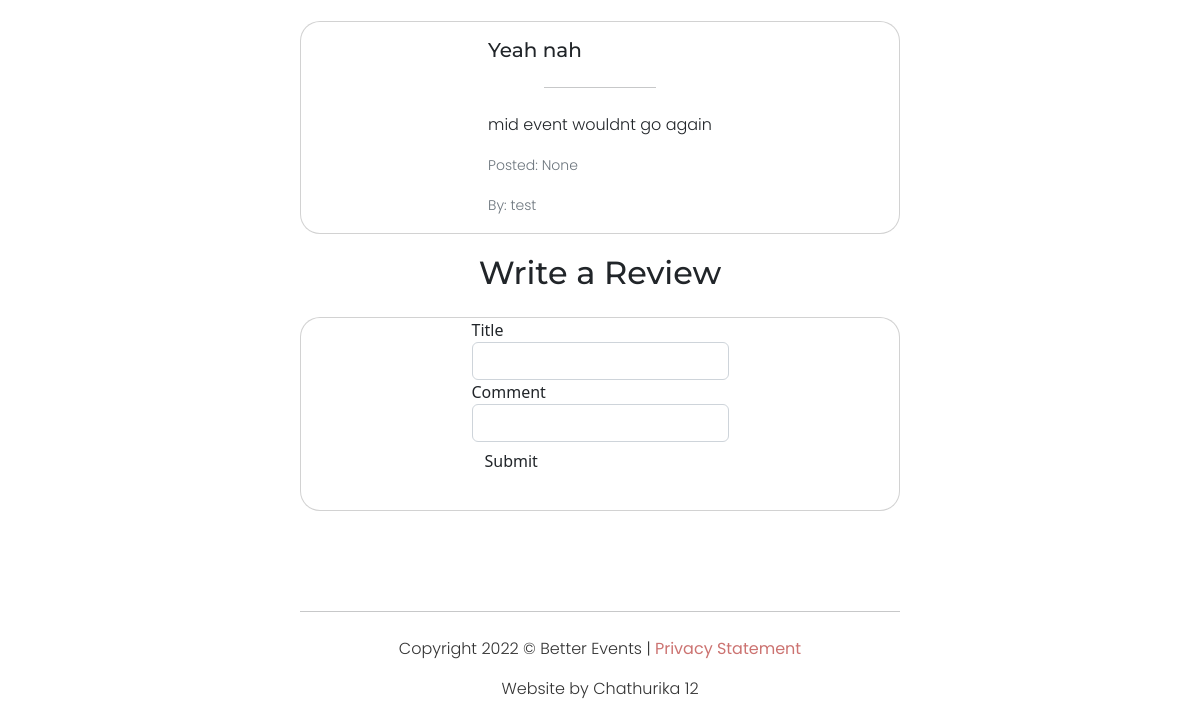
The page /events/3 (lower part) on the database as committed earlier.
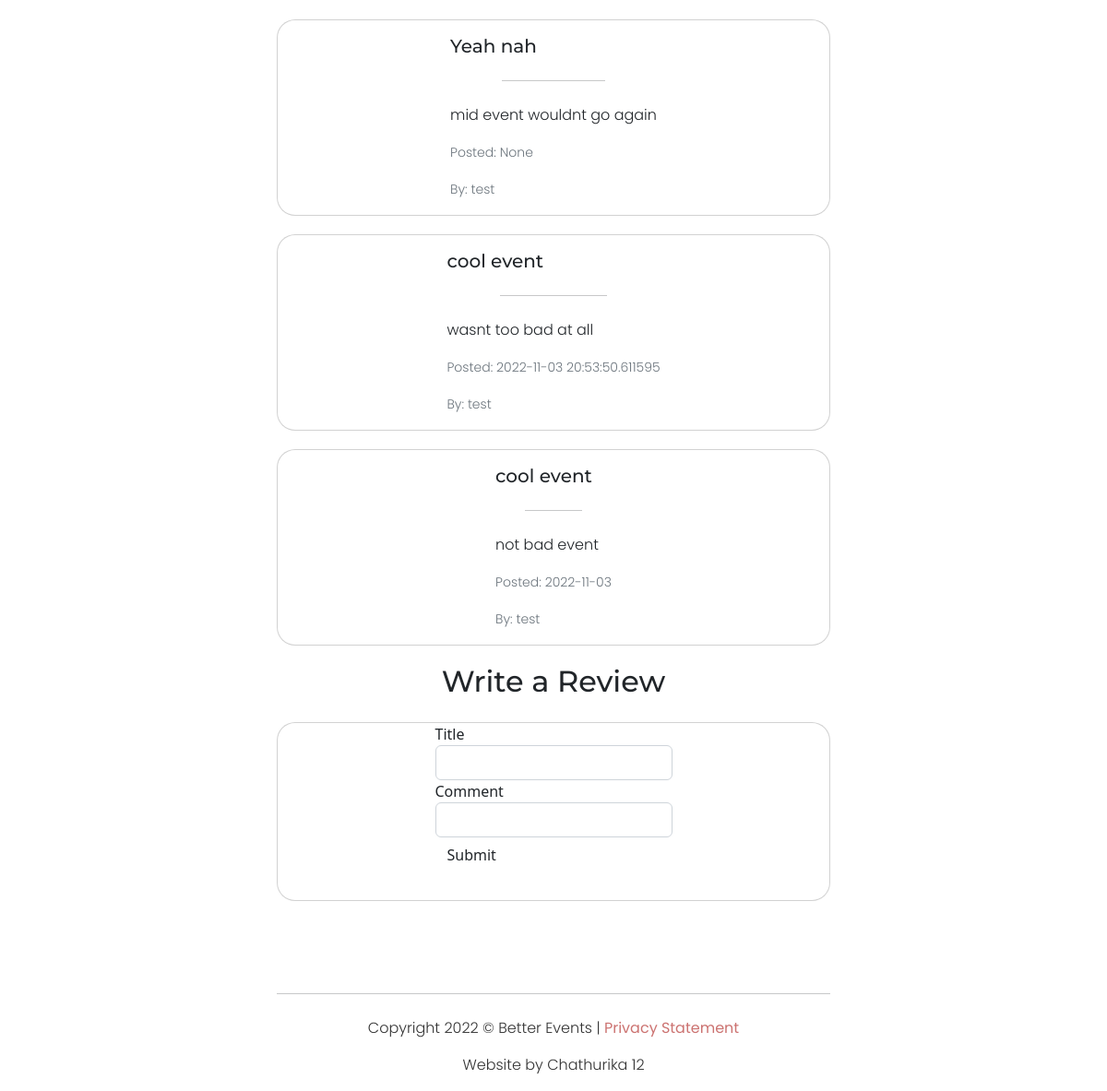
The same page on the database as committed later.
### website/models.py (models this page shows, shortened)
class Comment(db.Model):
    __tablename__='comments'
    id = db.Column(db.Integer, primary_key=True)
    commenterid = db.Column(db.Integer)
    commentername = db.Column(db.String(40))
    content = db.Column(db.String(550), index=True)
    date = db.Column(db.String(30), index=True)
    eventid = db.Column(db.Integer)
    commenttitle = db.Column(db.String(100), index = True)

### website/views.py (the view, shortened to what this page needs)
@bp.route('/events/<eventid>', methods=['GET', 'POST'])
def eventdetails(eventid):
    event = Event.query.filter_by(id=eventid).first()
    if type(event) == Event:
        owner = User.query.filter_by(id=event.ownerid).first()
    form = CommentForm()
    comments = Comment.query.filter_by(eventid=eventid).all()
    return render_template('eventdetails.html', imgurl=event.imgurl,
                               category=event.category,
                               speaker=event.speaker,
                               title=event.title,
                               description=event.description,
                               status=event.status,
                               datetime=event.datetime,
                               creator=f"@{owner.username}",
                               tickets=event.tickets,
                               ticketprice=event.price,
                               eventid=event.id,
                               comments = comments,
                               form = form)

### website/forms.py
class CommentForm(FlaskForm):
    commenttitle = StringField("Title", validators=[InputRequired(), Length(min=5, max= 200, message="Enter title between 5 and 200 charactors long")])
    content = StringField("Comment", validators=[InputRequired(), Length(min=5, max= 250, message="Enter comment between 5 and 250 charactors long")])
    submit = SubmitField("Submit")

### website/templates/eventdetails.html (shortened to what this page needs)
{% extends "base.html" %}
{% import "bootstrap/wtf.html" as wtf %}
{% block content %}
{% if comments|length > 0 %}
  {% for comment in comments %}
  <div class="container card comment">
    <div class="card-body">
      <h5 class="card-title">{{comment.commenttitle}}</h5>
      <hr>
      <p class="card-text">{{comment.content}}</p>
      <p class="card-text"><small class="text-muted">Posted: {{comment.date}} </small></p>
      <p class="card-text"><small class="text-muted">By: {{comment.commentername}}</small></p>
    </div>
  </div>
  {% endfor %}
{% endif %}
<div>
  <h2 class="spacertxt">Write a Review</h2>
</div>
<div class="container card comment newcomment">
  {{wtf.quick_form(form)}}
</div>
{% endblock %}

### website/templates/base.html (shortened to what this page needs)
<!DOCTYPE html>
<html lang="en">
<head>
    <link href="https://cdn.jsdelivr.net/npm/bootstrap@5.2.0/dist/css/bootstrap.min.css" rel="stylesheet">
    <link href="../static/style.css" rel="stylesheet">
</head>
<body>
    {% block content %}
    {% endblock %}
      <hr class="footerhr">
      <div class="footer">
        <p>Copyright 2022 © Better Events | <a class="alink" href="/">Privacy Statement</a></p>
        <p>Website by Chathurika 12</p>
    </div>
</body>
</html>

### website/static/style.css (style rules this page uses)
html { scroll-behavior: smooth; }
h1,h2,h3,h4,h5,h6 { font-family: 'Montserrat', sans-serif; }
p { font-family: 'Poppins', sans-serif; font-weight: 300; }
a { text-decoration: none; }
a.alink { color: #cc7371; font-weight: 400; }
hr { width: 50%; margin: 25px auto; }
div.footer { color: #333333; text-align: center; }
hr.footerhr { margin-top: 100px; }
.spacertxt { text-align: center; margin-bottom: 25px; font-family: 'Montserrat', sans-serif; }
.comment { transition: background-color 0.5s, border-radius 0.7s, scale 0.5s; display: flex; justify-content: center; align-items: center; max-width: 600px; border-radius: 20px; margin-bottom: 20px; }
.newcomment { padding-bottom: 30px; }

Rows that differ between the two databases and show on the page:
added Comment: commenttitle "cool event", content "wasnt too bad at all", date "2022-11-03 20:53:50.611595", commentername "test"
added Comment: commenttitle "cool event", content "not bad event", date "2022-11-03", commentername "test"
